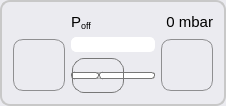
              <widget class="QGroupBox" name="groupBox_poff">
               <property name="sizePolicy">
                <sizepolicy hsizetype="Expanding" vsizetype="Expanding">
                 <horstretch>0</horstretch>
                 <verstretch>0</verstretch>
                </sizepolicy>
               </property>
               <property name="minimumSize">
                <size>
                 <width>150</width>
                 <height>50</height>
                </size>
               </property>
               <property name="maximumSize">
                <size>
                 <width>16777215</width>
                 <height>16777215</height>
                </size>
               </property>
               <property name="styleSheet">
                <string notr="true">QGroupBox { 
     border: 2px solid  rgb(200, 200, 200); ; 
     border-radius: 10px; 
    color: rgb(80, 80, 80);
    background-color: rgb(235, 235, 240);
   /* background-color: rgb(235, 240, 235);*/
 } 

 QPushButton {
     border: 1px solid #8f8f91;
     border-radius: 10px;
     background-color: qlineargradient(x1: 0, y1: 0, x2: 0, y2: 1,
                                       stop: 0 #f6f7fa, stop: 1 #dadbde);
     min-width: 50px;
	 min-height: 50px;
     max-width: 50px;
	 max-height: 50px;
 }


 QPushButton:focus:pressed {
     background-color: qlineargradient(x1: 0, y1: 0, x2: 0, y2: 1,
                                       stop: 0 #F0F0FF, stop: 1 #f6f7fa);
 }

 QPushButton:hover {
     background-color: qlineargradient(x1: 0, y1: 0, x2: 0, y2: 1,
                                       stop: 0 #f6f7fa, stop: 1 #F0F0FF);
 }

QPushButton:disabled{ background-color: #CCCCCC; }

 QPushButton:flat {
     border: none; /* no border for a flat push button */
 }

 QPushButton:default {
     border-color: navy; /* make the default button prominent */
 }</string>
               </property>
               <property name="title">
                <string/>
               </property>
               <property name="flat">
                <bool>false</bool>
               </property>
               <layout class="QGridLayout" name="gridLayout_15">
                <property name="topMargin">
                 <number>11</number>
                </property>
                <property name="bottomMargin">
                 <number>11</number>
                </property>
                <item row="1" column="2">
                 <widget class="QLabel" name="label_led_poff">
                  <property name="maximumSize">
                   <size>
                    <width>20</width>
                    <height>20</height>
                   </size>
                  </property>
                  <property name="text">
                   <string/>
                  </property>
                 </widget>
                </item>
                <item row="1" column="4">
                 <widget class="QLabel" name="label_Poff">
                  <property name="font">
                   <font>
                    <pointsize>11</pointsize>
                   </font>
                  </property>
                  <property name="styleSheet">
                   <string notr="true"/>
                  </property>
                  <property name="text">
                   <string notr="true">&lt;html&gt;&lt;head/&gt;&lt;body&gt;&lt;p&gt;P&lt;span style=&quot; vertical-align:sub;&quot;&gt;off&lt;/span&gt;&lt;/p&gt;&lt;/body&gt;&lt;/html&gt;</string>
                  </property>
                  <property name="alignment">
                   <set>Qt::AlignBottom|Qt::AlignLeading|Qt::AlignLeft</set>
                  </property>
                 </widget>
                </item>
                <item row="3" column="4" colspan="3">
                 <widget class="QSlider" name="horizontalSlider_p_off">
                  <property name="minimumSize">
                   <size>
                    <width>0</width>
                    <height>35</height>
                   </size>
                  </property>
                  <property name="toolTip">
                   <string>&lt;html&gt;&lt;head/&gt;&lt;body&gt;&lt;p&gt;Increase/decrease the pressure channel Poff&lt;/p&gt;&lt;/body&gt;&lt;/html&gt;</string>
                  </property>
                  <property name="styleSheet">
                   <string notr="true">QSlider::groove:horizontal {
border: 1px solid #bbb;
background: white;
height: 5px;
border-radius: 3px;
}

QSlider::sub-page:horizontal {
background: qlineargradient(x1: 0, y1: 0,    x2: 0, y2: 1,
stop: 0 #dafefe,
stop: 1 #331cfe );
background: QLinearGradient( x1: 0, y1: 0, x2: 1, y2: 0,
stop: 0 #A9D08E,
stop: 0.4 #549635,
stop: 0.7 #148C14,
stop: 1 #006400 );
border: 1px solid #777;
height: 5px;
border-radius: 3px;
}

QSlider::add-page:horizontal {
background: #fff;
border: 1px solid #777;
height: 5px;
border-radius: 3px;
}

QSlider::handle:horizontal {
background: qlineargradient(x1:0, y1:0, x2:1, y2:1,
    stop:0 #eee, stop:1 #ccc);
border: 1px solid #777;
width: 50px;
margin-top: -15px;
margin-bottom: -15px;
border-radius: 12px;
}

QSlider::handle:horizontal:hover {
background: qlineargradient(x1:0, y1:0, x2:1, y2:1,
    stop:0 #fff, stop:1 #ddd);
border: 1px solid #444;
border-radius: 4px;
}

QSlider::sub-page:horizontal:disabled {
background: #bbb;
border-color: #999;
}

QSlider::add-page:horizontal:disabled {
background: #eee;
border-color: #999;
}

QSlider::handle:horizontal:disabled {
background: #eee;
border: 1px solid #aaa;
border-radius: 4px;
}</string>
                  </property>
                  <property name="minimum">
                   <number>0</number>
                  </property>
                  <property name="maximum">
                   <number>450</number>
                  </property>
                  <property name="value">
                   <number>0</number>
                  </property>
                  <property name="orientation">
                   <enum>Qt::Horizontal</enum>
                  </property>
                  <property name="invertedAppearance">
                   <bool>false</bool>
                  </property>
                  <property name="invertedControls">
                   <bool>false</bool>
                  </property>
                  <property name="tickPosition">
                   <enum>QSlider::TicksBelow</enum>
                  </property>
                  <property name="tickInterval">
                   <number>20</number>
                  </property>
                 </widget>
                </item>
                <item row="2" column="4" colspan="3">
                 <widget class="QProgressBar" name="progressBar_pressure_p_off">
                  <property name="minimumSize">
                   <size>
                    <width>0</width>
                    <height>0</height>
                   </size>
                  </property>
                  <property name="maximumSize">
                   <size>
                    <width>16777215</width>
                    <height>15</height>
                   </size>
                  </property>
                  <property name="font">
                   <font>
                    <pointsize>10</pointsize>
                    <weight>50</weight>
                    <bold>false</bold>
                   </font>
                  </property>
                  <property name="toolTip">
                   <string>Current pressure value</string>
                  </property>
                  <property name="styleSheet">
                   <string notr="true">QProgressBar {
border: 1px solid white;
padding: 1px;
color: rgb(255, 255, 255);
border-bottom-right-radius: 5px;
border-bottom-left-radius: 5px;
border-top-right-radius: 5px;
border-top-left-radius: 5px;
text-align:right;
/*margin-right: 25ex;*/
background: QLinearGradient( x1: 0, y1: 0, x2: 1, y2: 0,
stop: 0 #fff,
stop: 0.4 #eee,
stop: 0.7 #ddd,
stop: 1 #eee );
width: 15px;
}

QProgressBar::chunk {
background: QLinearGradient( x1: 0, y1: 0, x2: 1, y2: 0,
stop: 0 #A9D08E,
stop: 0.4 #549635,
stop: 0.7 #148C14,
stop: 1 #006400 );
border-bottom-right-radius: 5px;
border-bottom-left-radius: 5px;
border-top-right-radius: 5px;
border-top-left-radius: 5px;
/*border: 2px solid white;*/
/*width: 1px;*/
}</string>
                  </property>
                  <property name="minimum">
                   <number>0</number>
                  </property>
                  <property name="maximum">
                   <number>450</number>
                  </property>
                  <property name="value">
                   <number>0</number>
                  </property>
                  <property name="alignment">
                   <set>Qt::AlignRight</set>
                  </property>
                  <property name="textVisible">
                   <bool>false</bool>
                  </property>
                  <property name="invertedAppearance">
                   <bool>false</bool>
                  </property>
                  <property name="format">
                   <string notr="true">%v mbar</string>
                  </property>
                 </widget>
                </item>
                <item row="2" column="1" rowspan="2" colspan="3">
                 <widget class="QPushButton" name="pushButton_p_off_down">
                  <property name="sizePolicy">
                   <sizepolicy hsizetype="Expanding" vsizetype="Fixed">
                    <horstretch>0</horstretch>
                    <verstretch>0</verstretch>
                   </sizepolicy>
                  </property>
                  <property name="minimumSize">
                   <size>
                    <width>52</width>
                    <height>52</height>
                   </size>
                  </property>
                  <property name="maximumSize">
                   <size>
                    <width>52</width>
                    <height>52</height>
                   </size>
                  </property>
                  <property name="toolTip">
                   <string>Fine tuning: single step decrement</string>
                  </property>
                  <property name="styleSheet">
                   <string notr="true"/>
                  </property>
                  <property name="text">
                   <string/>
                  </property>
                  <property name="icon">
                   <iconset resource="../resources.qrc">
                    <normaloff>:/icons/minus.png</normaloff>:/icons/minus.png</iconset>
                  </property>
                  <property name="iconSize">
                   <size>
                    <width>35</width>
                    <height>35</height>
                   </size>
                  </property>
                  <property name="default">
                   <bool>false</bool>
                  </property>
                  <property name="flat">
                   <bool>false</bool>
                  </property>
                 </widget>
                </item>
                <item row="2" column="7" rowspan="2">
                 <widget class="QPushButton" name="pushButton_p_off_up">
                  <property name="minimumSize">
                   <size>
                    <width>52</width>
                    <height>52</height>
                   </size>
                  </property>
                  <property name="maximumSize">
                   <size>
                    <width>52</width>
                    <height>52</height>
                   </size>
                  </property>
                  <property name="toolTip">
                   <string>Fine tuning: single step increment</string>
                  </property>
                  <property name="styleSheet">
                   <string notr="true"/>
                  </property>
                  <property name="text">
                   <string/>
                  </property>
                  <property name="icon">
                   <iconset resource="../resources.qrc">
                    <normaloff>:/icons/plus.png</normaloff>:/icons/plus.png</iconset>
                  </property>
                  <property name="iconSize">
                   <size>
                    <width>35</width>
                    <height>35</height>
                   </size>
                  </property>
                  <property name="flat">
                   <bool>false</bool>
                  </property>
                 </widget>
                </item>
                <item row="1" column="5" colspan="3">
                 <widget class="QLabel" name="label_PoffPressure">
                  <property name="font">
                   <font>
                    <pointsize>11</pointsize>
                   </font>
                  </property>
                  <property name="toolTip">
                   <string>&lt;html&gt;&lt;head/&gt;&lt;body&gt;&lt;p&gt;&lt;span style=&quot; font-size:11pt;&quot;&gt; current value / set point &lt;/span&gt;&lt;/p&gt;&lt;/body&gt;&lt;/html&gt;</string>
                  </property>
                  <property name="styleSheet">
                   <string notr="true"/>
                  </property>
                  <property name="text">
                   <string>0 mbar</string>
                  </property>
                  <property name="alignment">
                   <set>Qt::AlignBottom|Qt::AlignRight|Qt::AlignTrailing</set>
                  </property>
                 </widget>
                </item>
                <item row="1" column="3">
                 <widget class="QWidget" name="widget" native="true">
                  <property name="maximumSize">
                   <size>
                    <width>10</width>
                    <height>16777215</height>
                   </size>
                  </property>
                 </widget>
                </item>
                <item row="1" column="1">
                 <widget class="QWidget" name="widget_2" native="true">
                  <property name="sizePolicy">
                   <sizepolicy hsizetype="Minimum" vsizetype="Preferred">
                    <horstretch>0</horstretch>
                    <verstretch>0</verstretch>
                   </sizepolicy>
                  </property>
                  <property name="minimumSize">
                   <size>
                    <width>10</width>
                    <height>0</height>
                   </size>
                  </property>
                  <property name="maximumSize">
                   <size>
                    <width>10</width>
                    <height>16777215</height>
                   </size>
                  </property>
                 </widget>
                </item>
               </layout>
              </widget>
